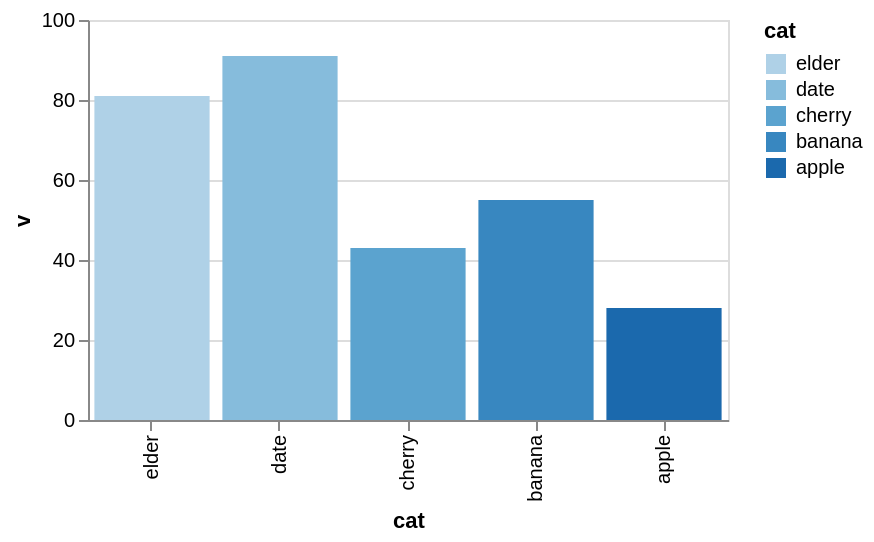

This figure's Vega-Lite source:
### Vega-Lite specification from a JSON file in a GitHub repository (floating-point values rounded to 4 significant figures)
{"$schema": "https://vega.github.io/schema/vega-lite/v6.json", "description": "A descending sort orders a discrete channel by its domain, on the axis and in the legend alike.", "width": 320, "height": 200, "data": {"values": [{"cat": "apple", "v": 28}, {"cat": "banana", "v": 55}, {"cat": "cherry", "v": 43}, {"cat": "date", "v": 91}, {"cat": "elder", "v": 81}]}, "mark": "bar", "encoding": {"x": {"field": "cat", "type": "nominal", "sort": "descending"}, "y": {"field": "v", "type": "quantitative"}, "color": {"field": "cat", "type": "ordinal", "sort": "descending"}}}
